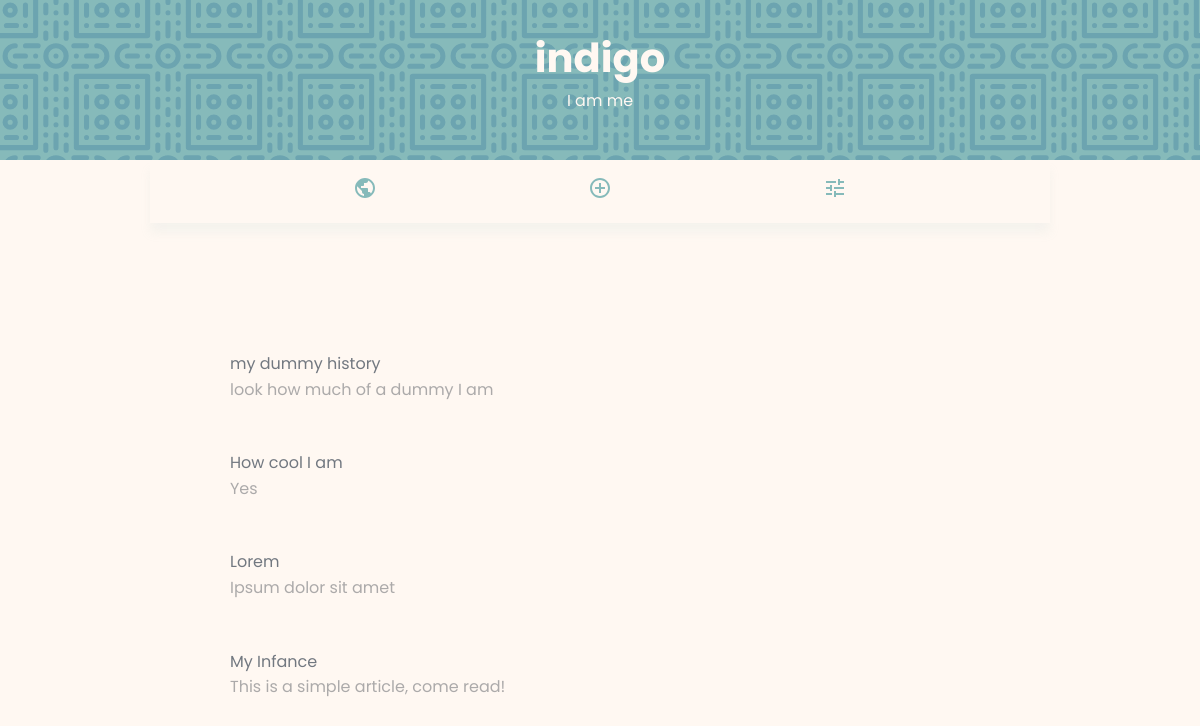
The app's page / (signed in) with its own data.
### users/models.py (models this page shows, shortened)
class Profile(models.Model):
    user = models.OneToOneField(
        User, on_delete=models.CASCADE, null=True, blank=True)
    username = models.CharField(max_length=200, blank=True, null=True)
    bio = models.CharField(max_length=200, null=True, blank=True)
    created = models.DateTimeField(auto_now_add=True, null=True, blank=True)
    id = models.UUIDField(default=uuid.uuid4, unique=True,
                          primary_key=True, editable=False)

### articles/models.py (models this page shows, shortened)
class Article(models.Model):
    author = models.ForeignKey(
        Profile, on_delete=models.CASCADE, null=True, blank=True)
    title = models.CharField(max_length=100)
    description = models.CharField(max_length=200)
    body_text = models.CharField(max_length=5000)
    created = models.DateTimeField(auto_now_add=True, null=True, blank=True)
    id = models.UUIDField(default=uuid.uuid4, unique=True,
                          primary_key=True, editable=False)

### articles/views.py (the view)
# urls.py: path('', views.allArticles, name='all-articles'),
def allArticles(req):
	context = {'articles': Article.objects.order_by('-created')}
	return render(req, 'all-articles.html', context)

### articles/templates/all-articles.html
{% extends 'index.html' %}
{% load static %}
{% block content %}
<section>
  {% for article in articles %}
  <a href="{% url 'single-article' article.id %}">
    <div class="card">
      <p class="bold">{{article.title}}</p>
      <p>{{article.description}}</p>
    </div>
  </a>
  {% endfor %}
</section>
{% endblock content %}

### templates/index.html (shortened to what this page needs)
<!DOCTYPE html>
<html lang="en">
{% load static %}
<head>
  <link rel="stylesheet" href="{% static 'css/style.css' %}">
</head>
<body>
  <header>
    {% if request.user.is_authenticated %}
    <p>{{request.user.profile.user.username}}</p>
    <p>{{request.user.profile.bio}}</p>
    {% else %}
    <p>Hello, stranger</p>
    <p><a href="{% url 'user-login' %}">Login</a></p>
    {% endif %}
  </header>
  <nav>
    <a href="{% url 'all-articles' %}">
      <div>
        <img src="{% static 'icons/all.svg' %}" alt="globe">
      </div>
    </a>
    {% if request.user.is_authenticated %}
    <a href="{% url 'create-article' %}">
      <div>
        <img src="{% static 'icons/create.svg' %}" alt="add article">
      </div>
    </a>
    <a href="{% url 'settings' request.user.profile.id %}">
      <div>
        <img src="{% static './icons/settings.svg' %}" alt="settings">
      </div>
    </a>
    {% endif %}
  </nav>
  <main>
    {% block content %}
    {% endblock content %}
  </main>
</body>
</html>

### static/css/style.css (style rules this page uses)
* { margin: 0; padding: 0; box-sizing: border-box; border: none; outline: none; }
html { --body: #fff8f2; --body600: #f8decb; --dark600: #727880; --dark400: #acaaaa; --bold: #86baba; }
body { background-color: var(--body); color: var(--dark400); font-family: 'Poppins', sans-serif; }
p { line-height: 1.6rem; }
p { font-size: 1rem; }
.bold, h3, h2, h1 { color: var(--dark600); }
a { text-decoration: none; color: inherit; }
main { max-width: 900px; margin: 0 auto; }
section { padding: 5rem 2rem; }
header { min-height: 20vh; padding: 1rem; display: flex; justify-content: center; align-items: center; flex-direction: column; background: var(--bold); background-image: url('../images/happy-intersection.svg'); background-repeat: repeat; background-size: 7rem; color: var(--body) !important; }
header p:first-child { font-size: 2.5rem; margin-bottom: 1rem; font-weight: bold; }
nav { max-width: 900px; margin: 0 auto; box-shadow: 0px 10px 10px rgba(155, 195, 192, 0.1); display: flex; justify-content: space-evenly; align-items: center; }
nav div { padding: 1rem 0.5rem; }
.card { margin: 3rem; display: flex; flex-direction: column; }

### records on screen
Article: title "my dummy history", description "look how much of a dummy I am"
Article: title "How cool I am", description "Yes"
Article: title "Lorem", description "Ipsum dolor sit amet"
Article: title "My Infance", description "This is a simple article, come read!"

### other values on screen
{{ request.user.profile.user.username }} "indigo"
{{ request.user.profile.bio }} "I am me"
